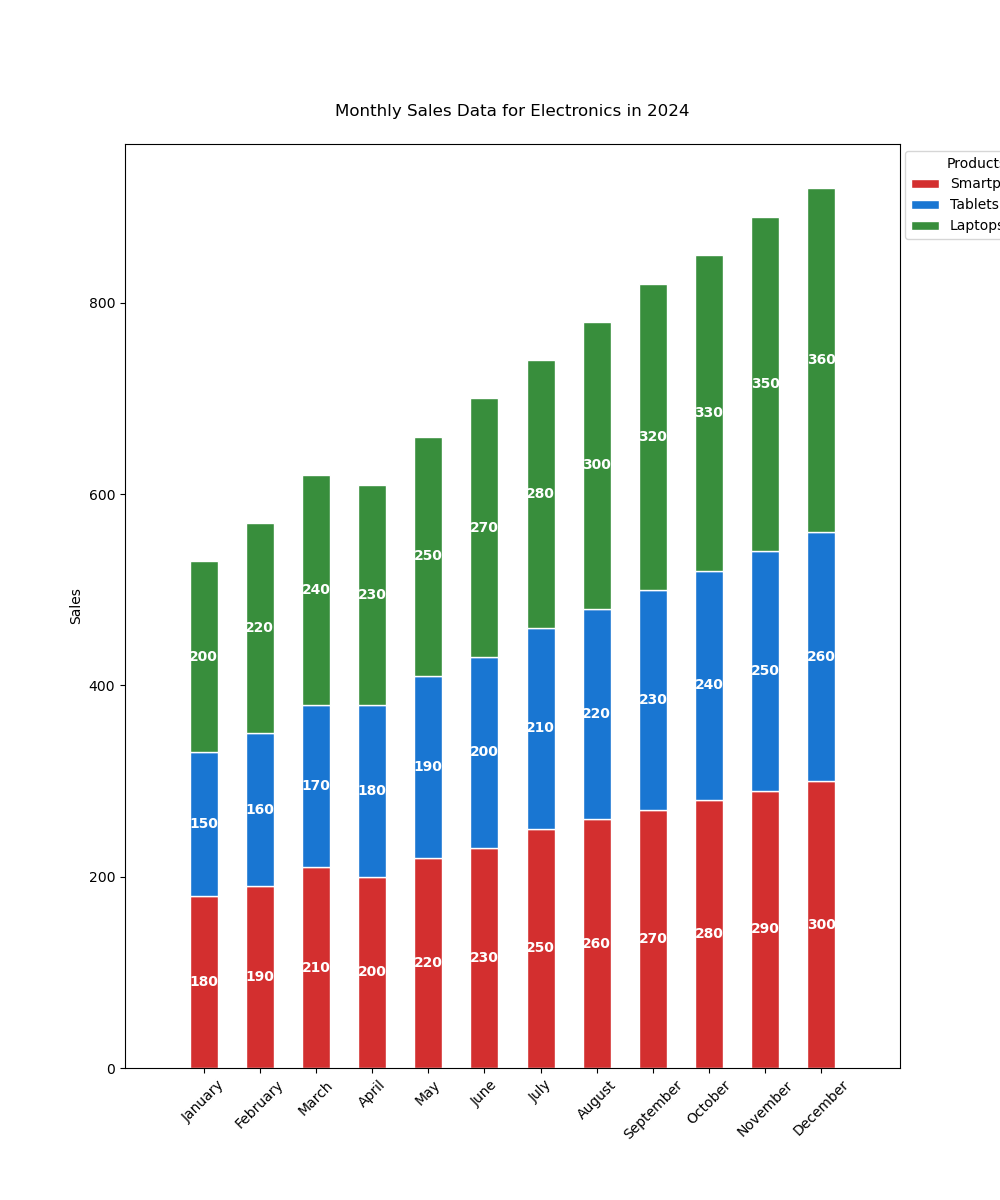

The Python source for this figure:

import matplotlib.pyplot as plt

months = ['January', 'February', 'March', 'April', 'May', 'June', 'July', 'August', 'September', 'October', 'November', 'December']
smartphones_sales = [180, 190, 210, 200, 220, 230, 250, 260, 270, 280, 290, 300]
tablets_sales = [150, 160, 170, 180, 190, 200, 210, 220, 230, 240, 250, 260]
laptops_sales = [200, 220, 240, 230, 250, 270, 280, 300, 320, 330, 350, 360]

fig, ax = plt.subplots(figsize=(10, 12))

bars_smartphones = plt.bar(months, smartphones_sales, color='#D32F2F', edgecolor='white', width=0.5, label='Smartphones')
bars_tablets = plt.bar(months, tablets_sales, bottom=smartphones_sales, color='#1976D2', edgecolor='white', width=0.5, label='Tablets')
bars_laptops = plt.bar(months, laptops_sales, bottom=[i+j for i,j in zip(smartphones_sales, tablets_sales)], color='#388E3C', edgecolor='white', width=0.5, label='Laptops')

ax.set_ylabel('Sales')
ax.set_title('Monthly Sales Data for Electronics in 2024', pad=20)
ax.set_xticks(range(len(months)), labels=months, rotation=45)
ax.legend(loc='upper right', bbox_to_anchor=(1.2, 1), title='Products')

for bars in [bars_smartphones, bars_tablets, bars_laptops]:
    for bar in bars:
        yval = bar.get_height()
        plt.text(bar.get_x() + bar.get_width()/2, bar.get_y() + yval/2, f'{yval}', ha='center', va='center', color='white', fontweight='bold')

plt.margins(x=0.1)

plt.show()
